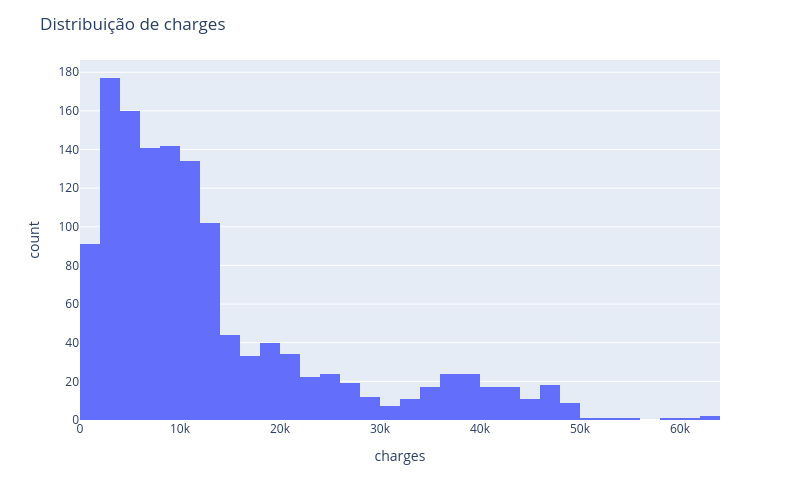

Notebook cell for this chart:
### Code cell
#histograma
hist = px.histogram(df, x='charges', nbins=60)
hist.update_layout(width=800, height=500, title_text='Distribuição de charges')
hist.show()

### Figure 1 — Plotly figure (JSON) as saved in the notebook; plotly's stock layout.template omitted (floating-point values rounded to 4 significant figures; data arrays with more than 128 entries replaced by an {"elided": "..."} marker saying what was removed)
{"data": [{"bingroup": "x", "hovertemplate": "charges=%{x}<br>count=%{y}<extra></extra>", "legendgroup": "", "marker": {"color": "#636efa", "pattern": {"shape": ""}}, "name": "", "nbinsx": 60, "orientation": "v", "showlegend": false, "type": "histogram", "x": {"elided": "1337 float values"}, "xaxis": "x", "yaxis": "y"}], "layout": {"barmode": "relative", "height": 500, "legend": {"tracegroupgap": 0}, "margin": {"t": 60}, "title": {"text": "Distribuição de charges"}, "width": 800, "xaxis": {"anchor": "y", "domain": [0, 1], "title": {"text": "charges"}}, "yaxis": {"anchor": "x", "domain": [0, 1], "title": {"text": "count"}}}}
